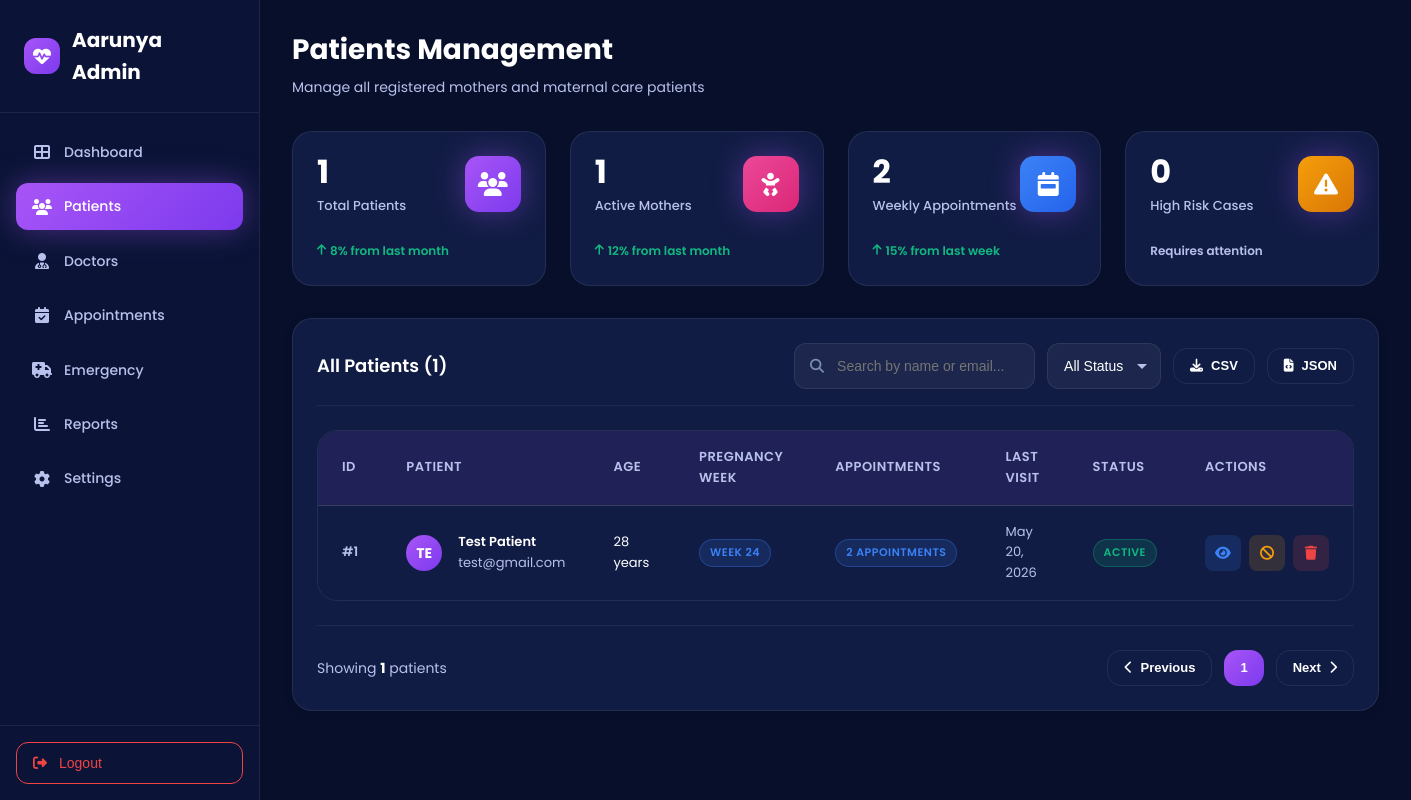
Screenshot of /admin/pages/users-new.php (signed in) with the database file from the repository.
### tables this page shows
CREATE TABLE users (
    id INT AUTO_INCREMENT PRIMARY KEY,
    name VARCHAR(255) NOT NULL,
    email VARCHAR(255) UNIQUE NOT NULL,
    password VARCHAR(255) NOT NULL,
    phone VARCHAR(20),
    age INT,
    lmp_date DATE DEFAULT NULL COMMENT 'Last Menstrual Period date',
    pregnancy_week INT,
    due_date DATE,
    profile_photo VARCHAR(255) DEFAULT NULL,
    status VARCHAR(20) DEFAULT 'active',
    created_at TIMESTAMP DEFAULT CURRENT_TIMESTAMP,
    updated_at TIMESTAMP DEFAULT CURRENT_TIMESTAMP ON UPDATE CURRENT_TIMESTAMP,
    INDEX idx_email (email),
    INDEX idx_status (status),
    INDEX idx_phone (phone)
);

### admin/pages/users-new.php (the view, shortened to what this page needs)
<?php
require_once '../includes/db.php';
try {
    $pdo->exec("CREATE TABLE IF NOT EXISTS `health_metrics` (
        `id` int(11) NOT NULL AUTO_INCREMENT,
        `user_id` int(11) NOT NULL,
        `blood_pressure_systolic` int(11) DEFAULT NULL,
        `blood_pressure_diastolic` int(11) DEFAULT NULL,
        `hemoglobin` decimal(4,2) DEFAULT NULL,
        `heart_rate` int(11) DEFAULT NULL,
        `weight` decimal(5,2) DEFAULT NULL,
        `temperature` decimal(4,2) DEFAULT NULL,
        `glucose_level` int(11) DEFAULT NULL,
        `notes` text DEFAULT NULL,
        `recorded_by` int(11) DEFAULT NULL,
        `recorded_at` timestamp NOT NULL DEFAULT CURRENT_TIMESTAMP,
        PRIMARY KEY (`id`),
        KEY `user_id` (`user_id`),
        KEY `recorded_at` (`recorded_at`)
    ) ENGINE=InnoDB DEFAULT CHARSET=utf8mb4 COLLATE=utf8mb4_unicode_ci");
} catch (PDOException $e) {
}
$totalPatients = $pdo->query("SELECT COUNT(*) FROM users")->fetchColumn();
$activeMothers = $pdo->query("SELECT COUNT(*) FROM users WHERE status = 'active' AND pregnancy_week IS NOT NULL")->fetchColumn();
$weeklyAppointments = $pdo->query("SELECT COUNT(*) FROM appointments WHERE appointment_date >= DATE_SUB(NOW(), INTERVAL 7 DAY)")->fetchColumn();
$highRiskCases = $pdo->query("SELECT COUNT(*) FROM users WHERE pregnancy_week > 35")->fetchColumn();
$search = $_GET['search'] ?? '';
$query = "SELECT u.*,
          COUNT(DISTINCT a.id) as appointment_count,
          COUNT(DISTINCT e.id) as emergency_count,
          MAX(a.appointment_date) as last_appointment
          FROM users u
          LEFT JOIN appointments a ON u.id = a.user_id
          LEFT JOIN emergency_requests e ON u.id = e.user_id
          WHERE (u.name LIKE ? OR u.email LIKE ?)";
$params = ["%$search%", "%$search%"];
$query .= " GROUP BY u.id ORDER BY u.created_at DESC";
$stmt = $pdo->prepare($query);
$stmt->execute($params);
$users = $stmt->fetchAll();
?>
<!DOCTYPE html>
<html lang="en">
<head>
    <link rel="stylesheet" href="../assets/css/healthcare-admin.css">
    <link rel="stylesheet" href="https://cdnjs.cloudflare.com/ajax/libs/font-awesome/6.4.0/css/all.min.css">
</head>
<body>
    <div class="admin-layout">
        <aside class="admin-sidebar">
            <div class="sidebar-header">
                <div class="sidebar-logo">
                    <i class="fas fa-heartbeat"></i>
                    <span>Aarunya Admin</span>
                </div>
            </div>
            <nav class="sidebar-nav">
                <a href="dashboard.php" class="nav-item">
                    <i class="fas fa-th-large"></i>
                    <span>Dashboard</span>
                </a>
                <a href="users.php" class="nav-item active">
                    <i class="fas fa-users"></i>
                    <span>Patients</span>
                </a>
                <a href="doctors.php" class="nav-item">
                    <i class="fas fa-user-md"></i>
                    <span>Doctors</span>
                </a>
                <a href="appointments.php" class="nav-item">
                    <i class="fas fa-calendar-check"></i>
                    <span>Appointments</span>
                </a>
                <a href="emergency.php" class="nav-item">
                    <i class="fas fa-ambulance"></i>
                    <span>Emergency</span>
                </a>
                <a href="reports.php" class="nav-item">
                    <i class="fas fa-chart-bar"></i>
                    <span>Reports</span>
                </a>
                <a href="settings.php" class="nav-item">
                    <i class="fas fa-cog"></i>
                    <span>Settings</span>
                </a>
            </nav>
            <div class="sidebar-footer">
                <button onclick="window.location.href='../logout.php'" class="logout-btn">
                    <i class="fas fa-sign-out-alt"></i>
                    <span>Logout</span>
                </button>
            </div>
        </aside>
        <main class="admin-main">
            <div class="page-header">
                <div>
                    <h1 class="page-title">Patients Management</h1>
                    <p class="page-subtitle">Manage all registered mothers and maternal care patients</p>
                </div>
            </div>
            <div class="stats-grid">
                <div class="stat-card">
                    <div class="stat-header">
                        <div>
                            <div class="stat-value"><?php echo $totalPatients; ?></div>
                            <div class="stat-label">Total Patients</div>
                        </div>
                        <div class="stat-icon">
                            <i class="fas fa-users"></i>
                        </div>
                    </div>
                    <div class="stat-trend positive">
                        <i class="fas fa-arrow-up"></i>
                        <span>8% from last month</span>
                    </div>
                </div>
                <div class="stat-card">
                    <div class="stat-header">
                        <div>
                            <div class="stat-value"><?php echo $activeMothers; ?></div>
                            <div class="stat-label">Active Mothers</div>
                        </div>
                        <div class="stat-icon" style="background: linear-gradient(135deg, #EC4899, #DB2777);">
                            <i class="fas fa-baby"></i>
                        </div>
                    </div>
                    <div class="stat-trend positive">
                        <i class="fas fa-arrow-up"></i>
                        <span>12% from last month</span>
                    </div>
                </div>
                <div class="stat-card">
                    <div class="stat-header">
                        <div>
                            <div class="stat-value"><?php echo $weeklyAppointments; ?></div>
                            <div class="stat-label">Weekly Appointments</div>
                        </div>
                        <div class="stat-icon" style="background: linear-gradient(135deg, #3B82F6, #2563EB);">
                            <i class="fas fa-calendar-week"></i>
                        </div>
                    </div>
                    <div class="stat-trend positive">
                        <i class="fas fa-arrow-up"></i>
                        <span>15% from last week</span>
                    </div>
                </div>
                <div class="stat-card">
                    <div class="stat-header">
                        <div>
                            <div class="stat-value"><?php echo $highRiskCases; ?></div>
                            <div class="stat-label">High Risk Cases</div>
                        </div>
                        <div class="stat-icon" style="background: linear-gradient(135deg, #F59E0B, #D97706);">
                            <i class="fas fa-exclamation-triangle"></i>
                        </div>
                    </div>
                    <div class="stat-trend">
                        <span style="color: var(--text-secondary);">Requires attention</span>
                    </div>
                </div>
            </div>
            <div class="content-card">
                <div class="card-header">
                    <h2 class="card-title">All Patients (<?php echo count($users); ?>)</h2>
                    <div class="card-actions">
                        <div class="search-box">
                            <i class="fas fa-search search-icon"></i>
                            <input type="text" id="searchInput" class="search-input" placeholder="Search by name or email..." value="<?php echo htmlspecialchars($search); ?>">
                        </div>
                        <select id="statusFilter" class="form-select" style="width: auto; height: var(--input-height);" onchange="filterByStatus()">
                            <option value="">All Status</option>
                        </select>
                        <button onclick="exportData('csv')" class="btn btn-secondary btn-sm">
                            <i class="fas fa-download"></i>
                            CSV
                        </button>
                        <button onclick="exportData('json')" class="btn btn-secondary btn-sm">
                            <i class="fas fa-file-code"></i>
                            JSON
                        </button>
                    </div>
                </div>
                <?php if (count($users) > 0): ?>
                <div class="table-container">
                    <table class="data-table">
                        <thead>
                            <tr>
                                <th>ID</th>
                                <th>Patient</th>
                                <th>Age</th>
                                <th>Pregnancy Week</th>
                                <th>Appointments</th>
                                <th>Last Visit</th>
                                <th>Status</th>
                                <th>Actions</th>
                            </tr>
                        </thead>
                        <tbody id="patientsTable">
                            <?php foreach($users as $user): ?>
                            <tr>
                                <td style="font-weight: 600; color: var(--text-secondary);">#<?php echo $user['id']; ?></td>
                                <td>
                                    <div class="flex items-center gap-md">
                                        <div class="avatar avatar-sm">
                                            <?php echo strtoupper(substr($user['name'], 0, 2)); ?>
                                        </div>
                                        <div>
                                            <div style="font-weight: 600; color: var(--text-primary);">
                                                <?php echo htmlspecialchars($user['name']); ?>
                                            </div>
                                            <div style="font-size: 13px; color: var(--text-secondary);">
                                                <?php echo htmlspecialchars($user['email']); ?>
                                            </div>
                                        </div>
                                    </div>
                                </td>
                                <td><?php echo $user['age'] ?? 'N/A'; ?> years</td>
                                <td>
                                    <?php if ($user['pregnancy_week']): ?>
                                        <span class="badge badge-info">
                                            Week <?php echo $user['pregnancy_week']; ?>
                                        </span>
                                    <?php else: ?>
                                        <span style="color: var(--text-muted);">N/A</span>
                                    <?php endif; ?>
                                </td>
                                <td>
                                    <span class="badge badge-info">
                                        <?php echo $user['appointment_count']; ?> appointments
                                    </span>
                                </td>
                                <td>
                                    <?php if ($user['last_appointment']): ?>
                                        <span style="color: var(--text-secondary); font-size: 13px;">
                                            <?php echo date('M d, Y', strtotime($user['last_appointment'])); ?>
                                        </span>
                                    <?php else: ?>
                                        <span style="color: var(--text-muted); font-size: 13px;">No visits</span>
                                    <?php endif; ?>
                                </td>
                                <td>
                                    <span class="badge badge-<?php echo ($user['status'] ?? 'active') === 'active' ? 'success' : 'danger'; ?>">
                                        <?php echo ucfirst($user['status'] ?? 'active'); ?>
                                    </span>
                                </td>
                                <td>
                                    <div class="table-actions">
                                        <button onclick="viewPatient(<?php echo $user['id']; ?>)" class="action-btn view" title="View Details">
                                            <i class="fas fa-eye"></i>
                                        </button>
                                        <form method="POST" style="display: inline;">
                                            <button type="submit" class="action-btn edit" title="Toggle Status">
                                                <i class="fas fa-ban"></i>
                                            </button>
                                        </form>
                                        <form method="POST" style="display: inline;" onsubmit="return confirmDelete(<?php echo $user['appointment_count']; ?>)">
                                            <button type="submit" class="action-btn delete" title="Delete Patient">
                                                <i class="fas fa-trash"></i>
                                            </button>
                                        </form>
                                    </div>
                                </td>
                            </tr>
                            <?php endforeach; ?>
                        </tbody>
                    </table>
                </div>
                <div style="display: flex; justify-content: space-between; align-items: center; margin-top: var(--spacing-lg); padding-top: var(--spacing-lg); border-top: 1px solid var(--divider-color);">
                    <div style="color: var(--text-secondary); font-size: 14px;">
                        Showing <strong style="color: var(--text-primary);"><?php echo count($users); ?></strong> patients
                    </div>
                    <div class="flex gap-sm">
                        <button class="btn btn-secondary btn-sm" disabled>
                            <i class="fas fa-chevron-left"></i>
                            Previous
                        </button>
                        <button class="btn btn-secondary btn-sm" style="background: var(--gradient-primary); color: white; border: none;">
                            1
                        </button>
                        <button class="btn btn-secondary btn-sm" disabled>
                            Next
                            <i class="fas fa-chevron-right"></i>
                        </button>
                    </div>
                </div>
                <?php endif; ?>
            </div>
        </main>
    </div>
</body>
</html>

### rows the page displays
users: id "1", name "TE", name "Test Patient", email "test@gmail.com", age "28", pregnancy_week "24", appointment_count "2", last_appointment "May 20, 2026", status "ACTIVE"

### other values shown
$totalPatients "1"
$activeMothers "1"
$weeklyAppointments "2"
$highRiskCases "0"
count($users) "1"
